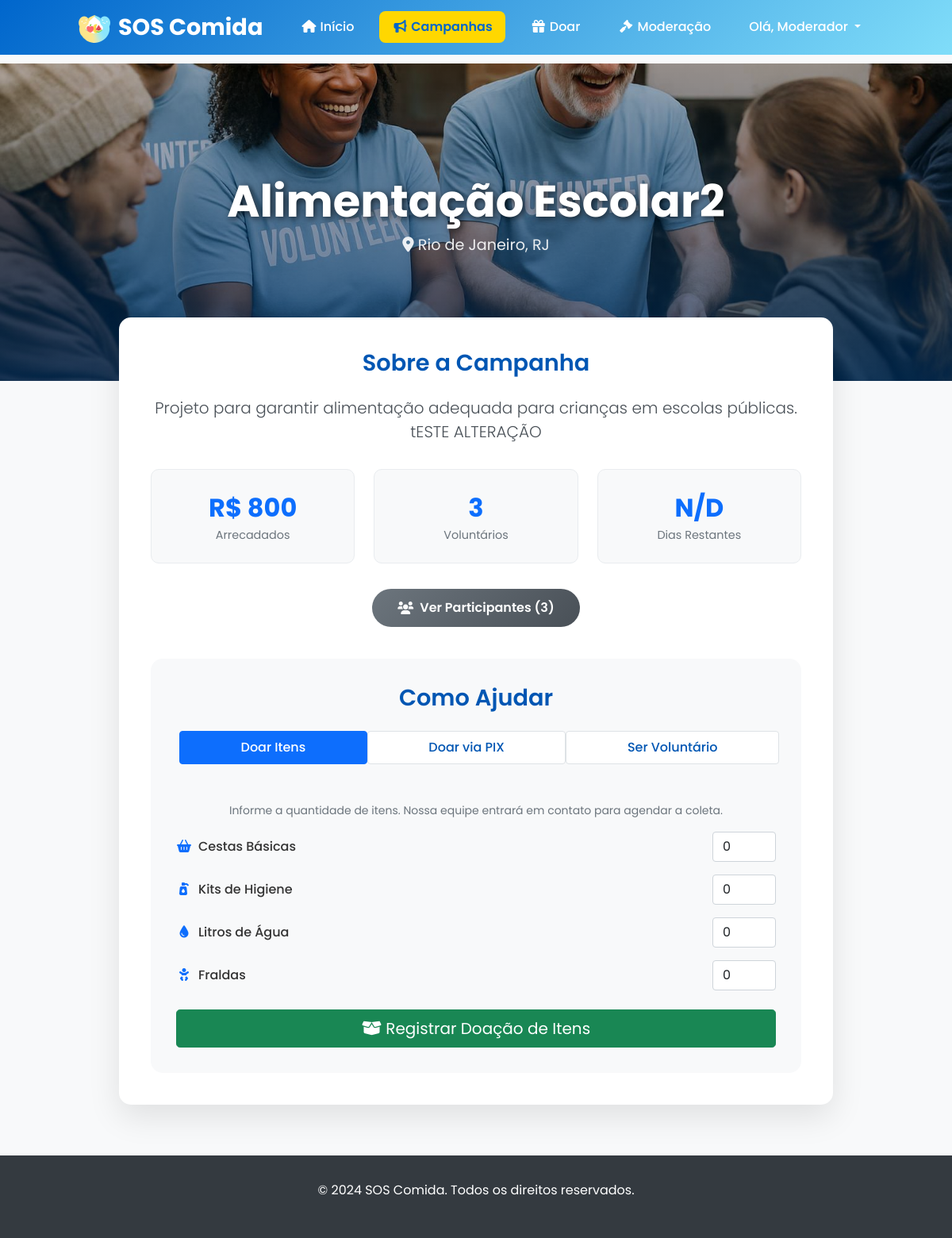
Page /detalhes_campanha/2 (signed in) on the earlier database version.
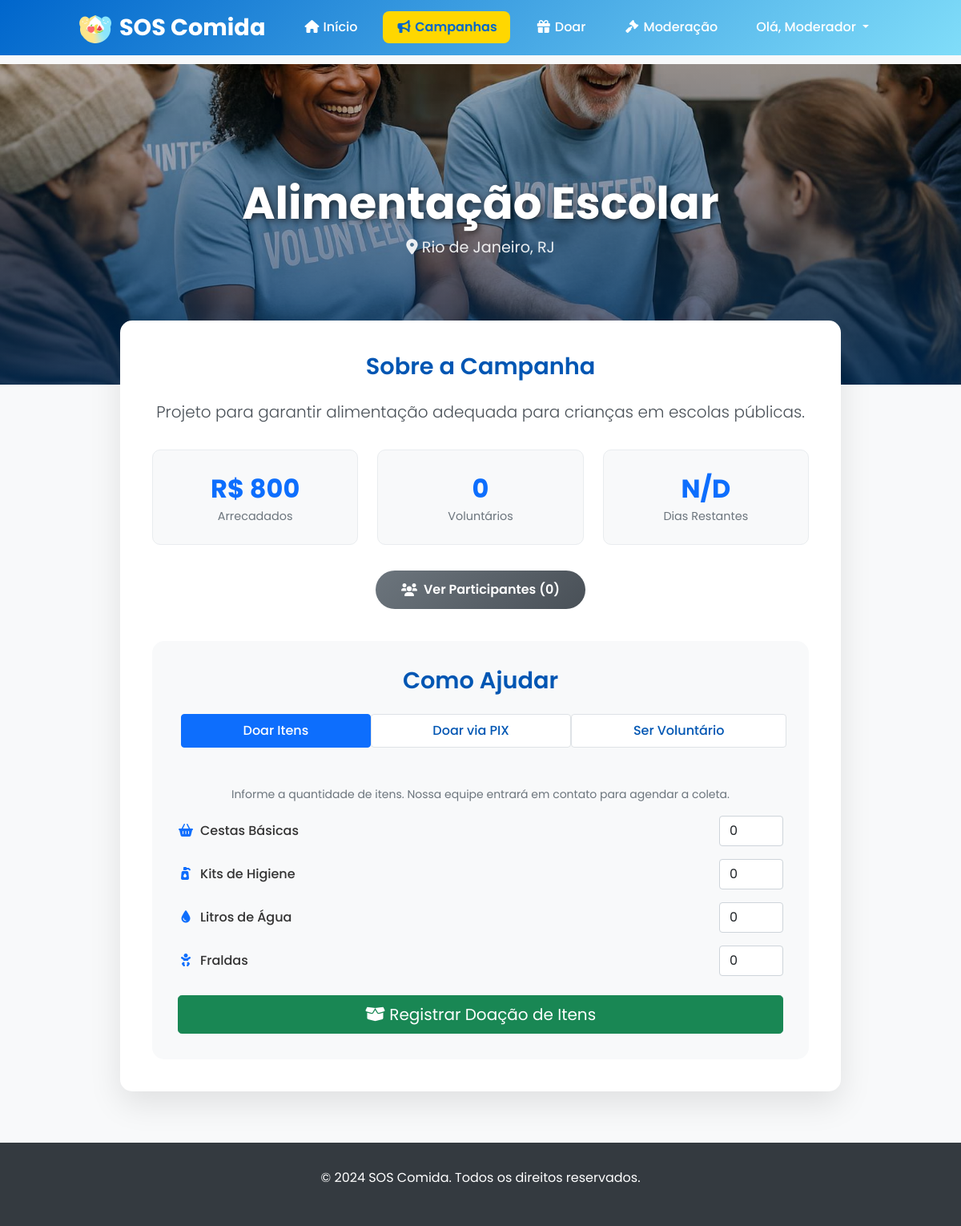
Same page on the later database version.
### models.py (models this page shows)
class Usuario(UserMixin, db.Model):
    __tablename__ = 'usuarios'
    id = db.Column(db.Integer, primary_key=True)
    nome = db.Column(db.String(100), nullable=False)
    email = db.Column(db.String(120), unique=True, nullable=False)
    senha = db.Column(db.String(255), nullable=False)
    tipo = db.Column(db.String(20), default='usuario')
    data_criacao = db.Column(db.DateTime, default=datetime.utcnow)
    last_seen = db.Column(db.DateTime, default=datetime.utcnow)
    cpf = db.Column(db.String(14))
    cidade = db.Column(db.String(100))
    endereco = db.Column(db.String(255))
    telefone = db.Column(db.String(20))
    bio = db.Column(db.Text)
    foto_perfil = db.Column(db.String(255))
    instituicao_nome = db.Column(db.String(200))
    instituicao_endereco = db.Column(db.String(255))
    instituicao_cep = db.Column(db.String(10))
    instituicao_tipo = db.Column(db.String(20))
    instituicao_cnpj = db.Column(db.String(18))
    status_aprovacao = db.Column(db.String(20), default='pendente')
    two_factor_secret = db.Column(db.String(32))
    two_factor_enabled = db.Column(db.Boolean, default=False)
    gov_br_id = db.Column(db.String(255), unique=True, nullable=True)
    gov_br_linked = db.Column(db.Boolean, default=False)
    gov_br_level = db.Column(db.String(20), nullable=True)
    status = db.Column(db.String(20), default='online', nullable=False)

class Campanha(db.Model):
    __tablename__ = 'campanhas'
    id = db.Column(db.Integer, primary_key=True)
    titulo = db.Column(db.String(200), nullable=False)
    descricao = db.Column(db.Text, nullable=False)
    localizacao = db.Column(db.String(200), nullable=False)
    meta_voluntarios = db.Column(db.Integer, default=10)
    meta_doacoes = db.Column(db.Numeric(10, 2), default=1000.00)
    arrecadado = db.Column(db.Numeric(10, 2), default=0.00)
    imagem = db.Column(db.String(200), default='campanha1.jpg')
    status = db.Column(db.String(20), default='ativa')
    data_criacao = db.Column(db.DateTime, default=datetime.utcnow)
    data_fim = db.Column(db.DateTime)
    solicitante_id = db.Column(db.Integer, db.ForeignKey('usuarios.id'), nullable=True)
    solicitante = db.relationship('Usuario', foreign_keys=[solicitante_id], backref=db.backref('campanhas_solicitadas', lazy=True))
    instituicao_id = db.Column(db.Integer, db.ForeignKey('usuarios.id'), nullable=True)
    instituicao_delegada = db.relationship('Usuario', foreign_keys=[instituicao_id], backref=db.backref('campanhas_delegadas', lazy=True))

### main.py (the view)
@app.route('/detalhes_campanha/<int:campanha_id>')
@login_required
def detalhes_campanha(campanha_id):
    campanha = Campanha.query.get_or_404(campanha_id)
    campanha.num_voluntarios = len(campanha.voluntarios)
    campanha.progresso = min(100, (float(campanha.arrecadado) / float(campanha.meta_doacoes)) * 100) if campanha.meta_doacoes > 0 else 0
    dias_restantes = None
    if campanha.data_fim:
        delta = campanha.data_fim - datetime.utcnow().date()
        if delta.days >= 0:
            dias_restantes = delta.days
    return render_template(
        'detalhes_campanha.html',
        usuario=current_user,
        campanha=campanha,
        dias_restantes=dias_restantes
    )

### main.py (called while the page is built)
@lm.user_loader
def user_loader(id):
    return Usuario.query.get(int(id))

### templates/detalhes_campanha.html (shortened to what this page needs)
{% extends "base.html" %}
{% block content %}
<div class="campanha-header" style="background-image: url('{{ url_for('static', filename='img/' + campanha.imagem) }}');">
    <div class="header-content">
        <h1 class="campanha-title">{{ campanha.titulo }}</h1>
        <p class="campanha-location"><i class="fas fa-map-marker-alt"></i> {{ campanha.localizacao }}</p>
    </div>
</div>
<div class="container">
    <div class="main-container">
        <h3 class="section-title">Sobre a Campanha</h3>
        <p class="lead text-center" style="color: #495057;">{{ campanha.descricao }}</p>
        <div class="stat-cards">
            <div class="stat-card">
                <div class="stat-value">R$ {{ "%.0f"|format(campanha.arrecadado) }}</div>
                <div class="stat-label">Arrecadados</div>
            </div>
            <div class="stat-card">
                <div class="stat-value">{{ campanha.voluntarios|length }}</div>
                <div class="stat-label">Voluntários</div>
            </div>
            <div class="stat-card">
                <div class="stat-value">{{ dias_restantes if dias_restantes is not none else 'N/D' }}</div>
                <div class="stat-label">Dias Restantes</div>
            </div>
        </div>
        {% if current_user.is_authenticated %}
            {% set usuario_eh_voluntario = namespace(value=False) %}
            {% for voluntario in campanha.voluntarios %}
                {% if voluntario.usuario_id == current_user.id %}
                    {% set usuario_eh_voluntario.value = True %}
                {% endif %}
            {% endfor %}
            {% if current_user.tipo == 'moderador' or usuario_eh_voluntario.value %}
            <div class="text-center mt-4 mb-4">
                <button type="button" class="btn btn-ver-participantes" data-bs-toggle="modal" data-bs-target="#participantesModal">
                    <i class="fas fa-users"></i> Ver Participantes ({{ campanha.voluntarios|length }})
                </button>
            </div>
            {% endif %}
        {% endif %}
        <div class="action-panel">
            <h3 class="section-title">Como Ajudar</h3>
            <ul class="nav nav-pills nav-fill mb-3" id="pills-tab" role="tablist">
                <li class="nav-item" role="presentation"><button class="nav-link active" data-bs-toggle="pill" data-bs-target="#pills-itens">Doar Itens</button></li>
                <li class="nav-item" role="presentation"><button class="nav-link" data-bs-toggle="pill" data-bs-target="#pills-pix">Doar via PIX</button></li>
                <li class="nav-item" role="presentation"><button class="nav-link" data-bs-toggle="pill" data-bs-target="#pills-voluntario">Ser Voluntário</button></li>
            </ul>
            <div class="tab-content" id="pills-tabContent">
                <div class="tab-pane fade show active" id="pills-itens">
                    <form action="{{ url_for('doar_itens_campanha', campanha_id=campanha.id) }}" method="POST">
                        <p class="text-center text-muted small">Informe a quantidade de itens. Nossa equipe entrará em contato para agendar a coleta.</p>
                        <div class="item-doacao"><label for="qtd_cestas"><i class="fas fa-shopping-basket fa-fw me-2 text-primary"></i>Cestas Básicas</label><input type="number" class="form-control" name="qtd_cestas" value="0" min="0"></div>
                        <div class="item-doacao"><label for="qtd_higiene"><i class="fas fa-pump-soap fa-fw me-2 text-primary"></i>Kits de Higiene</label><input type="number" class="form-control" name="qtd_higiene" value="0" min="0"></div>
                        <div class="item-doacao"><label for="qtd_agua"><i class="fas fa-tint fa-fw me-2 text-primary"></i>Litros de Água</label><input type="number" class="form-control" name="qtd_agua" value="0" min="0"></div>
                        <div class="item-doacao"><label for="qtd_fraldas_infantis"><i class="fas fa-baby fa-fw me-2 text-primary"></i>Fraldas</label><input type="number" class="form-control" name="qtd_fraldas_infantis" value="0" min="0"></div>
                        <div class="d-grid mt-4"><button type="submit" class="btn btn-success btn-lg"><i class="fas fa-box-open"></i> Registrar Doação de Itens</button></div>
                    </form>
                </div>
            </div>
        </div>
    </div>
</div>
{% endblock %}

### templates/base.html (shortened to what this page needs)
<!DOCTYPE html>
<html lang="pt-BR">
<head>
    <link href="https://cdnjs.cloudflare.com/ajax/libs/font-awesome/6.0.0/css/all.min.css" rel="stylesheet">
    <link href="https://cdn.jsdelivr.net/npm/bootstrap@5.1.3/dist/css/bootstrap.min.css" rel="stylesheet">
</head>
<body>
    <nav class="navbar" id="navbar">
        <div class="nav-container">
            <a href="{{ url_for('home') }}" class="logo">
                <img src="{{ url_for('static', filename='logo.png') }}" alt="SOS Comida Logo">
                SOS Comida
            </a>
            <ul class="nav-menu" id="nav-menu">
                <li><a href="{{ url_for('home') }}" class="nav-link {% if request.endpoint == 'home' %}active{% endif %}"><i class="fas fa-home fa-fw"></i> Início</a></li>
                {% if current_user.is_authenticated %}
                    <li><a href="{{ url_for('campanhas') }}" class="nav-link {% if 'campanha' in request.endpoint %}active{% endif %}"><i class="fas fa-bullhorn fa-fw"></i> Campanhas</a></li>
                    <li><a href="{{ url_for('formulariodoar') }}" class="nav-link {% if request.endpoint == 'formulariodoar' %}active{% endif %}"><i class="fas fa-gift fa-fw"></i> Doar</a></li>
                    {% if current_user.tipo == 'moderador' %}
                        <li><a href="{{ url_for('moderacao') }}" class="nav-link {% if request.endpoint == 'moderacao' %}active{% endif %}"><i class="fas fa-gavel fa-fw"></i> Moderação</a></li>
                    {% endif %}
                    <li class="nav-item dropdown">
                        <a class="nav-link dropdown-toggle" href="#" id="navbarDropdown" role="button" data-bs-toggle="dropdown" aria-expanded="false">
                            Olá, {{ current_user.nome.split()[0] }}
                        </a>
                    </li>
                {% else %}
                    <li><a href="{{ url_for('login') }}" class="nav-link btn-auth"><i class="fas fa-sign-in-alt"></i> Entrar</a></li>
                {% endif %}
            </ul>
        </div>
    </nav>
    <main class="main-content">
        {% block content %}{% endblock %}
    </main>
    <footer class="footer">
        <div class="container">
            <p>© 2024 SOS Comida. Todos os direitos reservados.</p>
        </div>
    </footer>
</body>
</html>

Differences in the rows shown:
changed Campanha "Rio de Janeiro, RJ": titulo "Alimentação Escolar2" → "Alimentação Escolar"; descricao "Projeto para garantir alimentação adequada para crianças em escolas públicas. tESTE ALTERAÇÃO" → "Projeto para garantir alimentação adequada para crianças em escolas públicas."
Other differences:
{{ campanha.voluntarios|length }}: "3" → "0"
